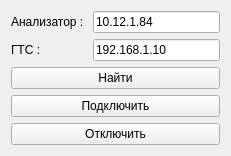
<?xml version="1.0" encoding="UTF-8"?>
<ui version="4.0">
 <class>WindowDevice</class>
 <widget class="QWidget" name="WindowDevice">
  <property name="geometry">
   <rect>
    <x>0</x>
    <y>0</y>
    <width>231</width>
    <height>151</height>
   </rect>
  </property>
  <property name="windowTitle">
   <string>Form</string>
  </property>
  <layout class="QFormLayout" name="formLayout">
   <item row="0" column="0">
    <widget class="QLabel" name="label">
     <property name="text">
      <string>Анализатор : </string>
     </property>
    </widget>
   </item>
   <item row="0" column="1">
    <widget class="QLineEdit" name="lineEdit">
     <property name="text">
      <string>10.12.1.84</string>
     </property>
     <property name="placeholderText">
      <string>10.12.0.1</string>
     </property>
    </widget>
   </item>
   <item row="1" column="0">
    <widget class="QLabel" name="label_2">
     <property name="text">
      <string>ГТС :</string>
     </property>
    </widget>
   </item>
   <item row="1" column="1">
    <widget class="QLineEdit" name="lineEdit_2">
     <property name="text">
      <string>192.168.1.10</string>
     </property>
     <property name="placeholderText">
      <string>10.12.0.1</string>
     </property>
    </widget>
   </item>
   <item row="3" column="0" colspan="2">
    <widget class="QPushButton" name="pushButton_deviceConnect">
     <property name="text">
      <string>Подключить</string>
     </property>
    </widget>
   </item>
   <item row="4" column="0" colspan="2">
    <widget class="QPushButton" name="pushButton_deviceDicconnect">
     <property name="text">
      <string>Отключить</string>
     </property>
    </widget>
   </item>
   <item row="2" column="0" colspan="2">
    <widget class="QPushButton" name="pushButton">
     <property name="text">
      <string>Найти</string>
     </property>
    </widget>
   </item>
  </layout>
 </widget>
 <resources/>
 <connections/>
</ui>
